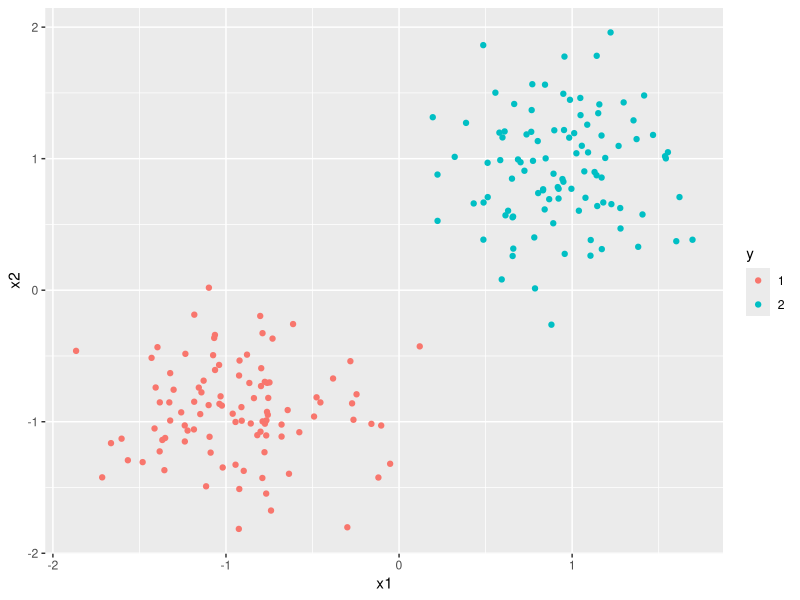
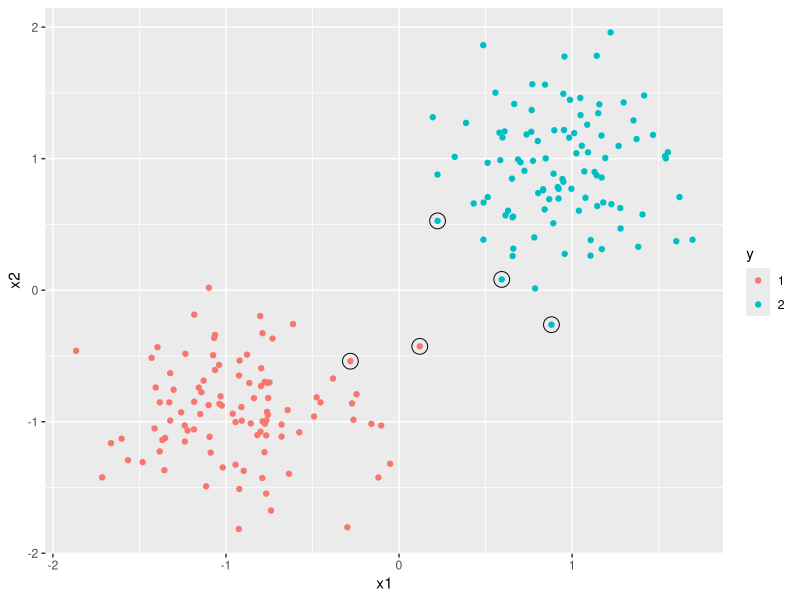
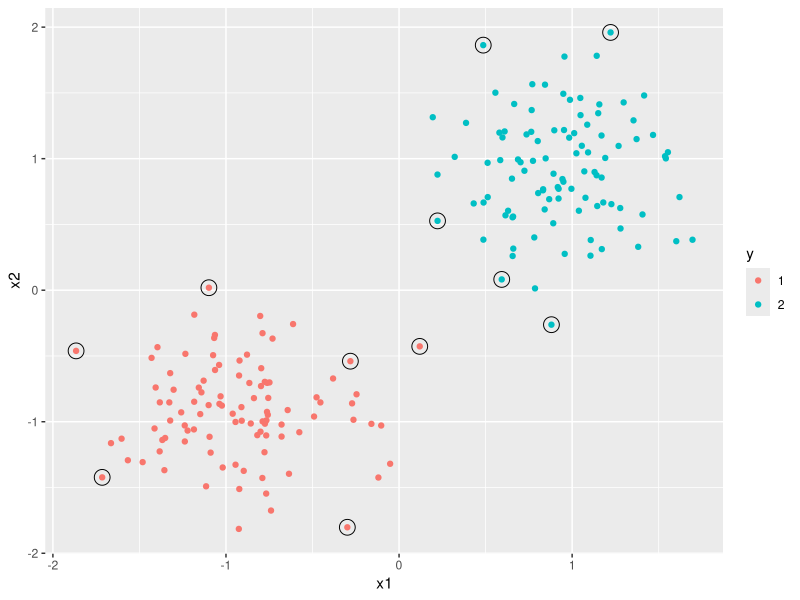

The R source for these figures, in order:
## ---- chunk 1
n <- 100
x1 <- c(rnorm(n),rnorm(n,5))
x2 <- c(rnorm(n),rnorm(n,5))
x1 <- scale(x1)
x2 <- scale(x2)
y <- factor(rep(1:2,each=n))
dat <- data.frame(y,x1,x2)
library(ggplot2)
ggplot(dat, aes(x1,x2,col=y)) + geom_point()
x <- data.frame(x1,x2)
## ---- chunk 2
library(e1071)
fit <- svm(x, y, kernel="linear")
sv <- as.data.frame(fit$SV)
ggplot(dat, aes(x1,x2,col=y)) + geom_point() + 
  geom_point(data=sv, col="black", size=5, shape=21)
fit <- svm(x, y, kernel="radial")
sv <- as.data.frame(fit$SV)
ggplot(dat, aes(x1,x2,col=y)) + geom_point() + 
  geom_point(data=sv, col="black", size=5, shape=21)
